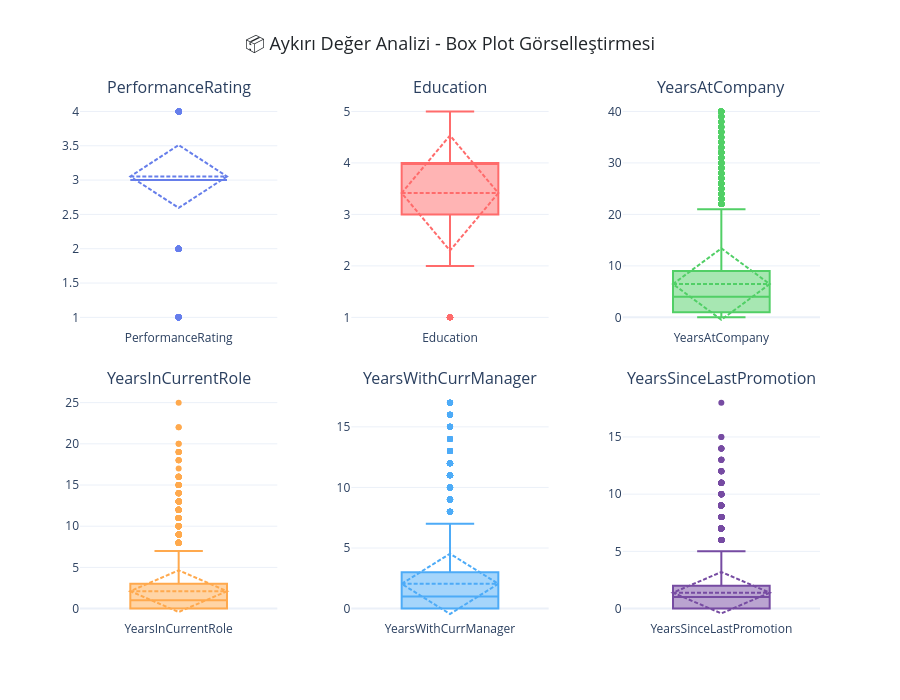

Source (notebook cell):
### Code cell
# ============================================================
# AYKIRI DEĞER GÖRSELLEŞTİRME - BOX PLOTS
# ============================================================

# En fazla outlier içeren 6 sütunu seç
if len(outlier_df) > 0:
    top_outlier_cols = outlier_df.head(6)['Sütun'].tolist()
    
    # Subplot oluştur (2 satır x 3 sütun)
    fig = make_subplots(
        rows=2, cols=3,
        subplot_titles=top_outlier_cols,
        vertical_spacing=0.12,
        horizontal_spacing=0.1
    )
    
    colors_cycle = [COLORS['primary'], COLORS['danger'], COLORS['success'], 
                   COLORS['warning'], COLORS['info'], COLORS['secondary']]
    
    for idx, col in enumerate(top_outlier_cols):
        row = (idx // 3) + 1
        col_num = (idx % 3) + 1
        
        fig.add_trace(
            go.Box(
                y=df[col],
                name=col,
                marker=dict(color=colors_cycle[idx]),
                boxmean='sd'  # Ortalama çizgisi göster
            ),
            row=row, col=col_num
        )
    
    fig.update_layout(
        title={
            'text': '📦 Aykırı Değer Analizi - Box Plot Görselleştirmesi',
            'x': 0.5,
            'xanchor': 'center',
            'font': {'size': 18, 'color': COLORS['dark']}
        },
        template=PLOTLY_TEMPLATE,
        height=700,
        showlegend=False
    )
    
    fig.show()
    
    print("💡 Box Plot Okuma Rehberi:")
    print("   • Kutu içi: %25-%75 aralığı (IQR)")
    print("   • Çizgi (kutu içi): Medyan değer")
    print("   • Bıyıklar: Min-Max (outlier hariç)")
    print("   • Noktalar: Aykırı değerler (outliers)")
else:
    print("ℹ️  Görselleştirme için yeterli outlier yok")

### Figure 1 — Plotly figure (JSON) as saved in the notebook; plotly's stock layout.template omitted (floating-point values rounded to 4 significant figures; data arrays with more than 128 entries replaced by an {"elided": "..."} marker saying what was removed)
{"data": [{"boxmean": "sd", "marker": {"color": "#667eea"}, "name": "PerformanceRating", "type": "box", "xaxis": "x", "y": {"elided": "14999 int values"}, "yaxis": "y"}, {"boxmean": "sd", "marker": {"color": "#ff6b6b"}, "name": "Education", "type": "box", "xaxis": "x2", "y": {"elided": "14999 int values"}, "yaxis": "y2"}, {"boxmean": "sd", "marker": {"color": "#51cf66"}, "name": "YearsAtCompany", "type": "box", "xaxis": "x3", "y": {"elided": "14999 int values"}, "yaxis": "y3"}, {"boxmean": "sd", "marker": {"color": "#ffa94d"}, "name": "YearsInCurrentRole", "type": "box", "xaxis": "x4", "y": {"elided": "14999 int values"}, "yaxis": "y4"}, {"boxmean": "sd", "marker": {"color": "#4dabf7"}, "name": "YearsWithCurrManager", "type": "box", "xaxis": "x5", "y": {"elided": "14999 int values"}, "yaxis": "y5"}, {"boxmean": "sd", "marker": {"color": "#764ba2"}, "name": "YearsSinceLastPromotion", "type": "box", "xaxis": "x6", "y": {"elided": "14999 int values"}, "yaxis": "y6"}], "layout": {"annotations": [{"font": {"size": 16}, "showarrow": false, "text": "PerformanceRating", "x": 0.1333, "xanchor": "center", "xref": "paper", "y": 1, "yanchor": "bottom", "yref": "paper"}, {"font": {"size": 16}, "showarrow": false, "text": "Education", "x": 0.5, "xanchor": "center", "xref": "paper", "y": 1, "yanchor": "bottom", "yref": "paper"}, {"font": {"size": 16}, "showarrow": false, "text": "YearsAtCompany", "x": 0.8667, "xanchor": "center", "xref": "paper", "y": 1, "yanchor": "bottom", "yref": "paper"}, {"font": {"size": 16}, "showarrow": false, "text": "YearsInCurrentRole", "x": 0.1333, "xanchor": "center", "xref": "paper", "y": 0.44, "yanchor": "bottom", "yref": "paper"}, {"font": {"size": 16}, "showarrow": false, "text": "YearsWithCurrManager", "x": 0.5, "xanchor": "center", "xref": "paper", "y": 0.44, "yanchor": "bottom", "yref": "paper"}, {"font": {"size": 16}, "showarrow": false, "text": "YearsSinceLastPromotion", "x": 0.8667, "xanchor": "center", "xref": "paper", "y": 0.44, "yanchor": "bottom", "yref": "paper"}], "height": 700, "showlegend": false, "title": {"font": {"color": "#212529", "size": 18}, "text": "📦 Aykırı Değer Analizi - Box Plot Görselleştirmesi", "x": 0.5, "xanchor": "center"}, "xaxis": {"anchor": "y", "domain": [0, 0.2667]}, "xaxis2": {"anchor": "y2", "domain": [0.3667, 0.6333]}, "xaxis3": {"anchor": "y3", "domain": [0.7333, 1]}, "xaxis4": {"anchor": "y4", "domain": [0, 0.2667]}, "xaxis5": {"anchor": "y5", "domain": [0.3667, 0.6333]}, "xaxis6": {"anchor": "y6", "domain": [0.7333, 1]}, "yaxis": {"anchor": "x", "domain": [0.56, 1]}, "yaxis2": {"anchor": "x2", "domain": [0.56, 1]}, "yaxis3": {"anchor": "x3", "domain": [0.56, 1]}, "yaxis4": {"anchor": "x4", "domain": [0, 0.44]}, "yaxis5": {"anchor": "x5", "domain": [0, 0.44]}, "yaxis6": {"anchor": "x6", "domain": [0, 0.44]}}}
